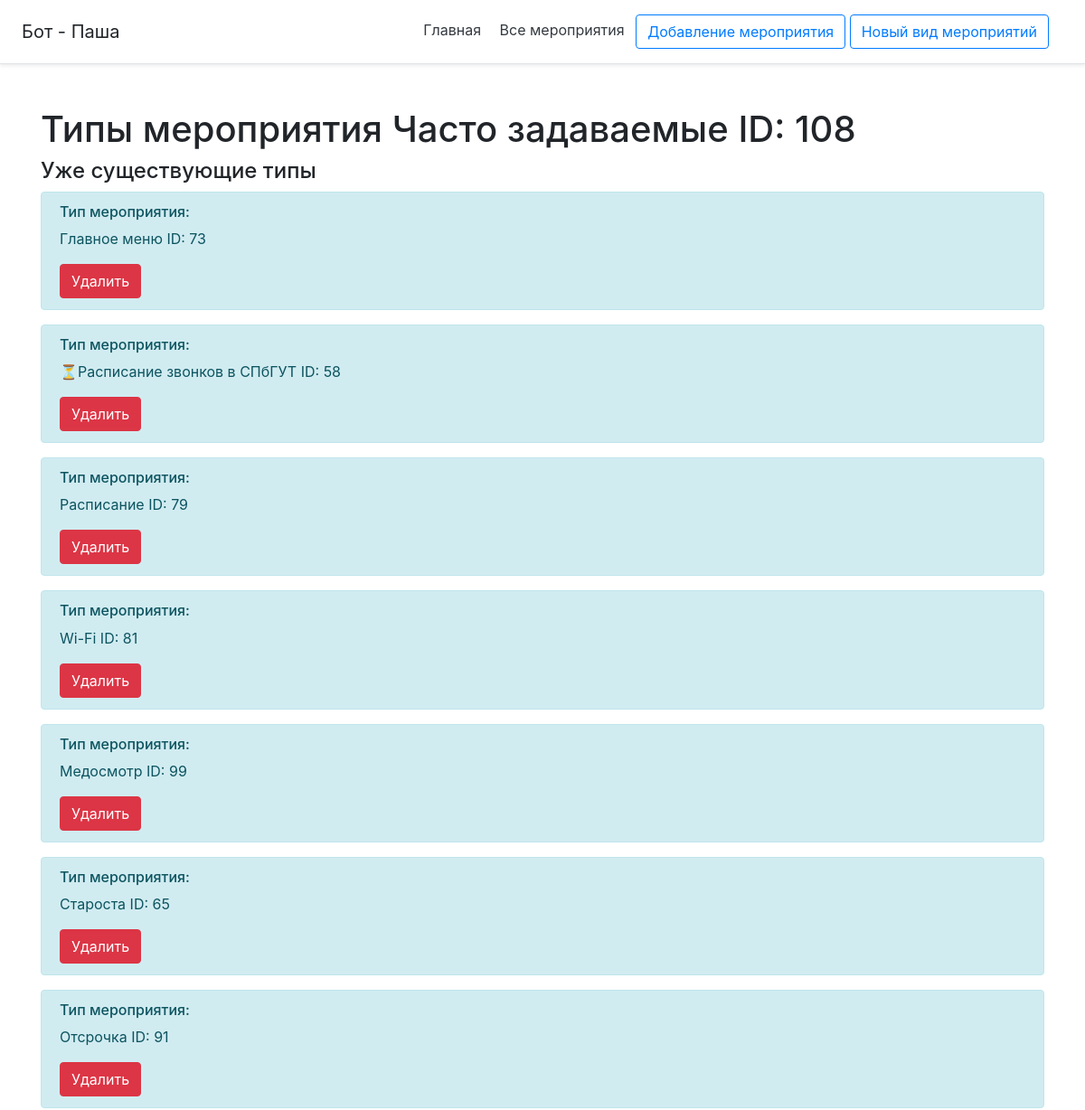
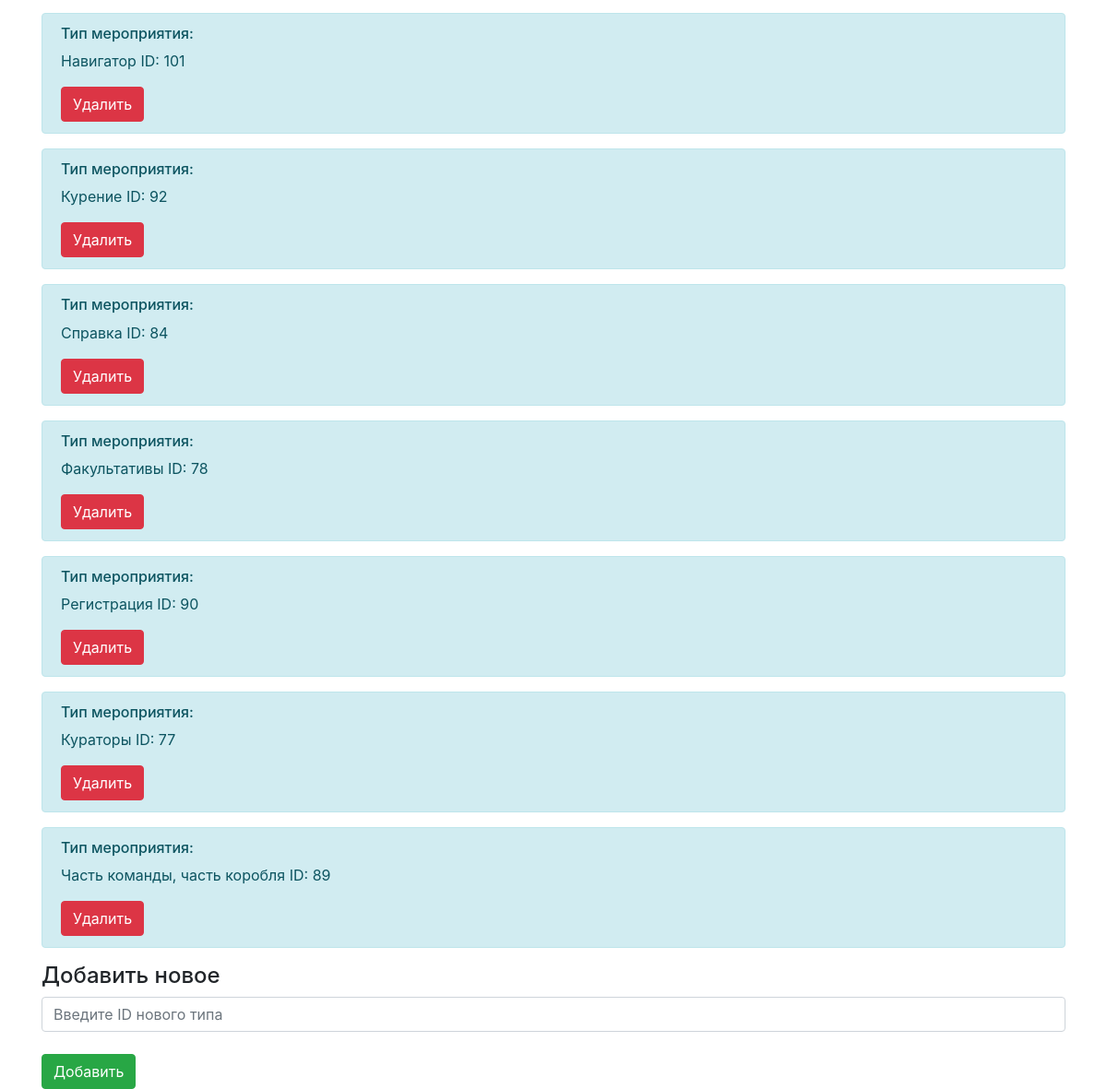
Screenshot of /event/108/inher with the database file from the repository (2 pictures, top to bottom).
### db_utils/database.py (models this page shows, shortened)
class Menu(db.Model):
    __tablename__ = "menu"
    id = db.Column(db.Integer, primary_key=True)
    name = db.Column(db.String(120), default='default_name')
    text = db.Column(db.String(10000), default='default_text')
    added = db.Column(db.DateTime, default=datetime.datetime.utcnow())
    active = db.Column(db.Boolean, nullable=False, default=True)
    author_id = db.Column(db.Integer, nullable=False, default=0)
    tags = db.Column(db.String(5000), default='нет тегов')
    inheritances = db.relationship('Inheritances',
                                   primaryjoin="or_(Menu.id==Inheritances.menu_id_descendant, Menu.id==Inheritances.menu_id_ancestor)",
                                   lazy='dynamic')
    attachment = db.relationship('Attachment',
                                 primaryjoin="Menu.id==Attachment.menu_id",
                                 lazy='dynamic')

### flask_app.py (the view, shortened to what this page needs)
@app.route('/event/<int:id>/inher', methods=['POST', 'GET'])
def event_inher(id):
    event = Menu.query.get(id)
    events_inherinase = select_inheritances({'menu_id': event.id})
    inher_event = [[menus([el], [event])[0], el] for el in events_inherinase]
    return render_template('event_inher.html', event=event, inher_event=inher_event)

### bot_api/vk_bot_response.py (called while the page is built)
def menus(inher, response=None):
    menu_id_ancestor = inher
    menu_ids_descendant = [inheritances.menu_id_descendant for inheritances in menu_id_ancestor]
    menu_ids_descendant.extend([inheritances.menu_id_ancestor for inheritances in menu_id_ancestor])
    menu_ids = set(menu_ids_descendant)
    if response:
        if response[0].id in menu_ids:
            menu_ids.remove(response[0].id)
    return select_menu({'menu_ids': list(menu_ids)})

### db_utils/select_db.py (called while the page is built)
def select_inheritances(args):
    inhers = Inheritances.query
    if 'menu_id' in args:
        inhers = Inheritances.query.filter(
            or_(
                Inheritances.menu_id_ancestor == args['menu_id'],
                and_(
                    Inheritances.menu_id_descendant == args['menu_id'],
                    Inheritances.reversible == 1
                )
            )
        )
    inhers = inhers.filter_by(active=True).all()
    if not inhers:
        return {}
    return inhers

def select_menu(args):
    menu = Menu.query.all()
    try:
        if 'menu_names' in args:
            menu = Menu.query.filter(Menu.name == args['menu_names']).all()
        if 'menu_ids' in args:
            menu = []
            for i in args['menu_ids']:
                menu.extend(Menu.query.filter(Menu.id == i).all())
    except Exception as e:
        print('Something WRONG - {}'.format(e))
    if 'filled_text' in args:
        if args['filled_text'] == 'true':
            text_replace(menu)
    return menu

### main/templates/event_inher.html (shortened to what this page needs)
{% extends 'base.html' %}
{% block body %}
<div class="container mt-5">
    <h1>Типы мероприятия {{ event.name }} ID: {{ event.id }}</h1>
    <h4>Уже существующие типы</h4>
    {% for el in inher_event %}
        <div class="alert alert-info">
            <h6>Тип мероприятия:</h6>
            <p>{{ el[0].name }} ID: {{ el[0].id }}<br></p>
            <form method="post">
                <input type="submit" class="btn btn-danger" value="Удалить">
            </form>
        </div>
    {% endfor %}
    <h4>Добавить новое</h4>
    <form method="post">
        <input type="text" name="name" id="id_inher" class="form-control" placeholder="Введите ID нового типа"><br>
        <input type="submit" class="btn btn-success" value="Добавить">
    </form>
</div>
{% endblock %}

### rows the page displays
Menu: name "Часто задаваемые", id "108"
Menu: name "Главное меню", id "73"
Menu: name "⏳Расписание звонков в СПбГУТ", id "58"
Menu: name "Расписание", id "79"
Menu: name "Wi-Fi", id "81"
Menu: name "Медосмотр", id "99"
Menu: name "Староста", id "65"
Menu: name "Отсрочка", id "91"
Menu: name "Навигатор", id "101"
Menu: name "Курение", id "92"
Menu: name "Справка", id "84"
Menu: name "Факультативы", id "78"
Menu: name "Регистрация", id "90"
Menu: name "Кураторы", id "77"
Menu: name "Часть команды, часть коробля", id "89"
